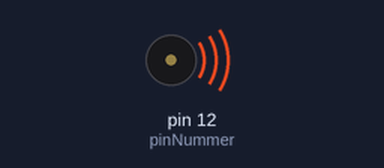
Bench run of a sketch on a simulated Arduino Uno, built with avr-gcc and run on an emulated ATmega328P. Shown: buzzer (waves = sounding).

Above: at 0.15 s.
At 5.1 s:
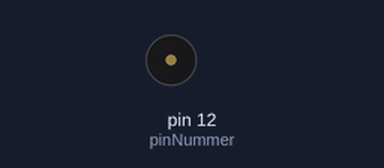
Timing chart, 0 to 7.3 s (numbered marks = the images above):
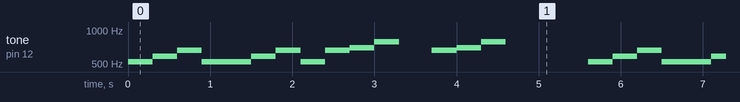

Measured:
- by itself, tone on pin 12 (pinNummer): repeats every 5.6 s: 587 Hz 0.30 s, 659 Hz 0.30 s, 523 Hz 0.60 s, 587 Hz 0.30 s, 659 Hz 0.30 s, 523 Hz 0.30 s, 659 Hz 0.30 s, 698 Hz 0.30 s, 784 Hz 0.30 s, silent 0.40 s, 659 Hz 0.30 s, 698 Hz 0.30 s, 784 Hz 0.30 s, silent 1.0 s, 523 Hz 0.30 s

The sketch:

sjungande_arduino.ino
```cpp
#include "pitches.h"
//Först talar vi om vart vi kopplat in buzzern
int pinNummer = 12;

//Nu beskriver vi melodin.
//En ton är egentligen bara en frekvens, alltså hur ofta elen ska skickas ut till buzzern
//Genom att kolla i biblioteket så vet arduinon att "NOTE_C5" är tonen C osv
int melody[] = {
  NOTE_C5, NOTE_D5, NOTE_E5, NOTE_C5,
  NOTE_C5, NOTE_D5, NOTE_E5, NOTE_C5,
  NOTE_E5, NOTE_F5, NOTE_G5,
  NOTE_E5, NOTE_F5, NOTE_G5};

// Hur lång tonen är i millisekunder (1000 millisekunder är 1 sekund)
int toneDuration = 300;

void setup() {

}

void loop() {

  //Vi måste säga till arduinon att spela upp varje not. I listan melody[] har vi 14 noter.
  for (int thisNote = 0; thisNote < 14; thisNote++) {
    //Metoden "tone()" behöver veta exakt vilken pin, vilken ton och hur länge den ska spelas
    tone(pinNummer, melody[thisNote], toneDuration);

    //När vi kommer till not nummer 10 i listan ska något speciellt hända.
    if (thisNote == 10){
      //Delay betyder att fördröja. Hur länge säger man som antal millisekunder
      delay(400);
    }
    delay(300);
  }

  // Pausa innan vi börjar om
  delay(1000);
}
```
